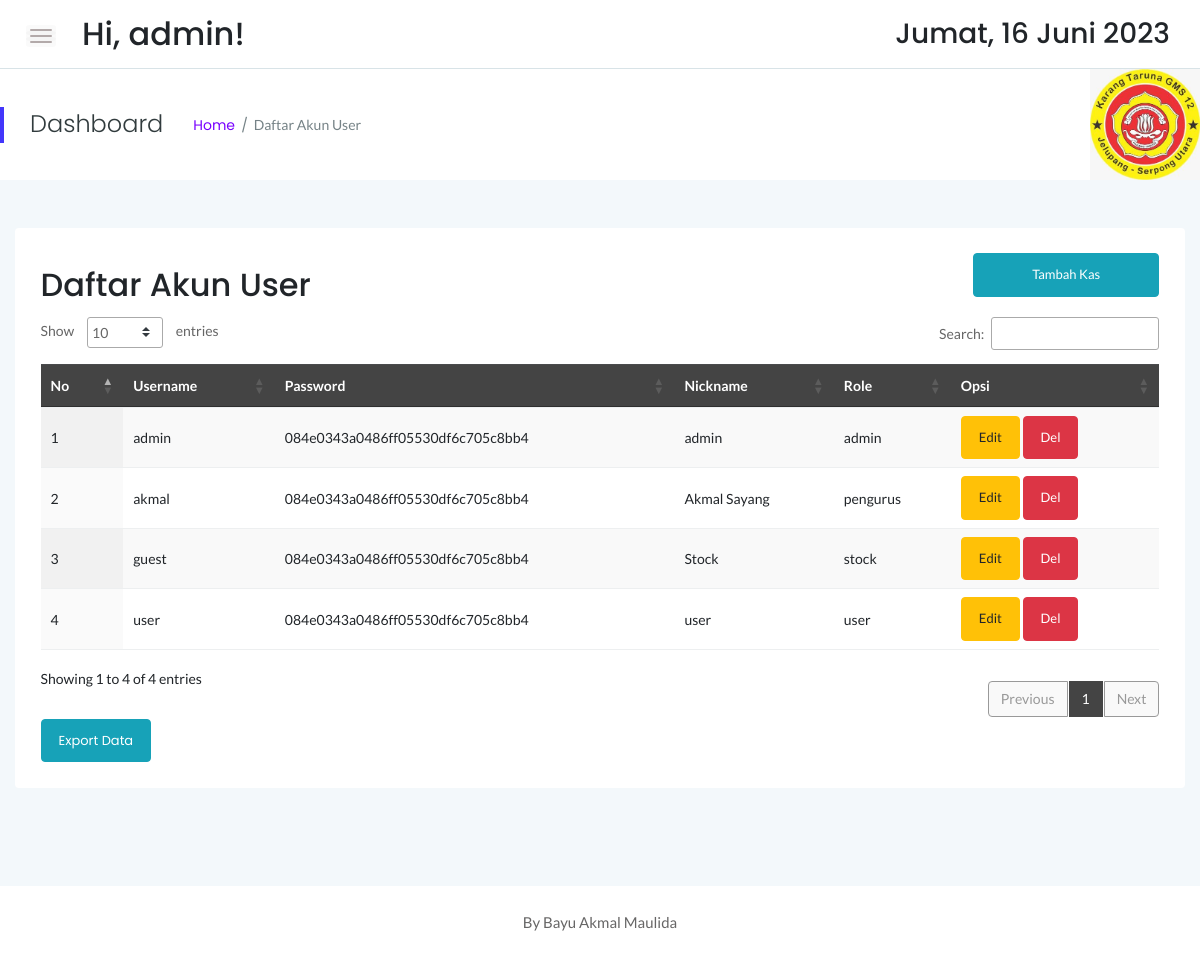
Screenshot of /stock/kelola_user.php (signed in) with the database file from the repository.
### tables this page shows
CREATE TABLE `slogin` (
  `id` int(11) NOT NULL,
  `username` varchar(30) NOT NULL,
  `password` varchar(255) NOT NULL,
  `nickname` varchar(20) NOT NULL,
  `role` varchar(10) NOT NULL
);

### stock/kelola_user.php (the view, shortened to what this page needs)
<!doctype html>
<html class="no-js" lang="en">
<?php
    include '../dbconnect.php';
	?>
<head>
    <link rel="stylesheet" href="assets/css/bootstrap.min.css">
    <link rel="stylesheet" href="assets/css/font-awesome.min.css">
    <link rel="stylesheet" href="assets/css/themify-icons.css">
    <link rel="stylesheet" href="assets/css/metisMenu.css">
    <link rel="stylesheet" href="assets/css/owl.carousel.min.css">
    <link rel="stylesheet" href="assets/css/slicknav.min.css">
    <link rel="stylesheet" href="https://www.amcharts.com/lib/3/plugins/export/export.css" type="text/css" media="all" />
	<link rel="stylesheet" type="text/css" href="https://cdn.datatables.net/1.10.19/css/jquery.dataTables.min.css">
    <link rel="stylesheet" type="text/css" href="https://cdn.datatables.net/1.10.19/css/jquery.dataTables.css">
    <link rel="stylesheet" type="text/css" href="https://cdn.datatables.net/1.10.18/css/dataTables.bootstrap4.min.css">
    <link rel="stylesheet" type="text/css" href="https://cdn.datatables.net/responsive/2.2.3/css/responsive.bootstrap.min.css">
    <link rel="stylesheet" type="text/css" href="https://cdn.datatables.net/responsive/2.2.3/css/responsive.jqueryui.min.css">
	<link rel="stylesheet" type="text/css" href="https://cdn.datatables.net/buttons/1.5.2/css/buttons.dataTables.min.css">
    <link rel="stylesheet" href="assets/css/typography.css">
    <link rel="stylesheet" href="assets/css/default-css.css">
    <link rel="stylesheet" href="assets/css/styles.css">
    <link rel="stylesheet" href="assets/css/responsive.css">
</head>
<body>
    <div class="page-container">
        <div class="main-content">
            <div class="header-area">
                <div class="row align-items-center">
                    <div class="col-md-6 col-sm-8 clearfix">
                        <div class="nav-btn pull-left">
                            <span></span>
                            <span></span>
                            <span></span>
                        </div>
                        <div class="search-box pull-left">
                            <form action="#">
                                <h2>Hi, <?=$_SESSION['user'];?>!</h2>
                            </form>
                        </div>
                    </div>
                    <div class="col-md-6 col-sm-4 clearfix">
                        <ul class="notification-area pull-right">
                            <li><h3><div class="date">
						</b></div></h3>
						</li>
                        </ul>
                    </div>
                </div>
            </div>
            <div class="page-title-area">
                <div class="row align-items-center">
                    <div class="col-sm-6">
                        <div class="breadcrumbs-area clearfix">
                            <h4 class="page-title pull-left">Dashboard</h4>
                            <ul class="breadcrumbs pull-left">
                                <li><a href="index.php">Home</a></li>
                                <li><span>Daftar Akun User</span></li>
                            </ul>
                        </div>
                    </div>
                    <div class="col-sm-6 clearfix">
                        <div class="user-profile pull-right" style="color:black; padding:0px;">
                            <img src="logokartar.jpg" width="110px" class="user-name dropdown-toggle" data-toggle="dropdown"\>
                        </div>
                    </div>
                </div>
            </div>
            <div class="main-content-inner">
                <div class="row mt-5 mb-5">
                    <div class="col-12">
                        <div class="card">
                            <div class="card-body">
                                <div class="d-sm-flex justify-content-between align-items-center">
									<h2>Daftar Akun User</h2>
									<button style="margin-bottom:20px" data-toggle="modal" data-target="#myModal" class="btn btn-info col-md-2"><span class="glyphicon glyphicon-plus"></span>Tambah Kas</button>
                                </div>
                                    <div class="data-tables datatable-dark">
										 <table id="dataTable3" class="display" style="width:100%"><thead class="thead-dark">
											<tr>
												<th>No</th>
												<th>Username</th>
												<th>Password</th>
                                                <th>Nickname</th>
                                                <th>Role</th>
												<th>Opsi</th>
											</tr></thead><tbody>
											<?php
											$kass=mysqli_query($conn,"SELECT * from slogin order by username ASC");
											$no=1;
											while($p=mysqli_fetch_array($kass)){
                                                $idb = $p['id'];
												?>
												<tr>
													<td><?php echo $no++ ?></td>
													<td><?php echo $p['username'] ?></td>
													<td><?php echo $p['password'] ?></td>
                                                    <td><?php echo $p['nickname'] ?></td>
                                                    <td><?php echo $p['role'] ?></td>
                                                    <td><button data-toggle="modal" data-target="#edit<?=$idb;?>" class="btn btn-warning">Edit</button> <button data-toggle="modal" data-target="#del<?=$idb;?>" class="btn btn-danger">Del</button></td>
												</tr>
												<?php
											}
											?>
										</tbody>
										</table>
                                    </div>
									<a href="exportkelolaakun.php" target="_blank" class="btn btn-info">Export Data</a>
                                </div>
                            </div>
                        </div>
                    </div>
                </div>
            </div>
        </div>
        <footer>
            <div class="footer-area">
                <p>By Bayu Akmal Maulida</p>
            </div>
        </footer>
</body>
</html>

### stock/assets/css/typography.css (style rules this page uses)
body { font-size: 14px; font-family: 'Lato', sans-serif; }
h1, h2, h3, h4, h5, h6 { margin: 0; font-family: 'Poppins', sans-serif; }
p { font-family: 'Lato', sans-serif; font-size: 15px; line-height: 26px; color: #444; margin-bottom: 0; }
a, a:visited { text-decoration: none; transition: all 0.3s ease-in-out; -webkit-transition: all 0.3s ease-in-out; -moz-transition: all 0.3s ease-in-out; -o-transition: all 0.3s ease-in-out; outline: 0; font-family: 'Poppins', sans-serif; }
ul, ol { margin-bottom: 0px; margin-top: 0px; padding: 0; }
ul { margin: 0; list-style-type: none; }
button { cursor: pointer; outline: none!important; letter-spacing: 0; }

### stock/assets/css/default-css.css (style rules this page uses)
* { margin: 0; padding: 0; box-sizing: border-box; }
*, *:before, *:after { -moz-box-sizing: border-box; -webkit-box-sizing: border-box; box-sizing: border-box; }
html { -webkit-font-smoothing: antialiased; }
body { background: #fff; font-weight: normal; -webkit-font-smoothing: antialiased; -webkit-text-size-adjust: 100%; }
img { max-width: 100%; height: auto; }
:root { --primary-color: #4336FB; }

### stock/assets/css/styles.css (style rules this page uses)
.page-container { width: 100%; height: 100%; min-height: 100vh; padding-left: 280px; -webkit-transition: padding-left 0.3s ease 0s; transition: padding-left 0.3s ease 0s; }
.card { border: none; border-radius: 4px; background-color: #fff; -webkit-transition: all 0.3s ease 0s; transition: all 0.3s ease 0s; }
.card-body { padding: 25.6px; padding: 1.6rem; }
.main-content { width: 100%; background: #F3F8FB; }
.main-content-inner { padding: 0 30px 50px; }
.header-area { padding: 15px 30px; background: #fff; border-bottom: 1px solid #d8e3e7; }
.nav-btn { margin-right: 30px; margin-top: 10px; cursor: pointer; }
.nav-btn span { display: block; width: 22px; height: 2px; background: #b3aaaa; margin: 4px 0; border-radius: 15px; -webkit-transition: all 0.3s ease 0s; transition: all 0.3s ease 0s; box-shadow: 0 0 0 4px rgba(99, 96, 96, 0.03); }
.search-box form { position: relative; }
.notification-area { -webkit-user-select: none; -moz-user-select: none; -ms-user-select: none; user-select: none; position: relative; z-index: 1; }
.notification-area li { display: inline-block; margin-left: 20px; cursor: pointer; -webkit-user-select: none; -moz-user-select: none; -ms-user-select: none; user-select: none; }
.page-title-area { padding: 0 30px; background: #fff; position: relative; }
.page-title-area:before { content: ''; position: absolute; left: 0; top: 50%; width: 4px; height: 36px; background: var(--primary-color); -webkit-transform: translateY(-50%); transform: translateY(-50%); }
.page-title { font-size: 24px; font-weight: 300; color: #313b3d; letter-spacing: 0; margin-right: 30px; }
ul.breadcrumbs { margin-top: 4px; }
.breadcrumbs li { display: inline-block; }
.breadcrumbs li a, .breadcrumbs li span { display: block; font-size: 14px; font-weight: 400; color: #7801ff; letter-spacing: 0; margin-right: 16px; position: relative; }
.breadcrumbs li a:before { content: '/'; color: #768387; position: absolute; right: -13px; top: 0; }
.breadcrumbs li span { margin-right: 0; color: #768387; text-transform: capitalize; }
.user-profile { margin-right: -30px; display: -webkit-box; display: -ms-flexbox; display: flex; -webkit-box-align: center; -ms-flex-align: center; align-items: center; -ms-flex-wrap: wrap; flex-wrap: wrap; background: -webkit-linear-gradient(left, #8914fe 0%, #8063f5 100%); background: linear-gradient(to right, #8914fe 0%, #8063f5 100%); padding: 17px 38px; position: relative; }
.user-name { font-size: 17px; font-weight: 500; color: #fff; letter-spacing: 0; cursor: pointer; -webkit-user-select: none; -moz-user-select: none; -ms-user-select: none; user-select: none; }
.notification-area .dropdown-toggle, .user-name.dropdown-toggle { position: relative; }
.notification-area .dropdown-toggle:after, .user-name.dropdown-toggle:after { display: none; }
.footer-area { text-align: center; padding: 23px 0 19px; background: #fff; }
.footer-area p { color: #676666; margin-bottom: 0; }
.btn { padding: 11px 17px; font-size: 13px; letter-spacing: 0; }
table tr th { border-bottom: none; }
table tr th, table tr td { border-top: 1px solid rgba(120, 130, 140, 0.13) !important; }
table.dataTable.no-footer { border-bottom: 1px solid rgba(120, 130, 140, 0.13) !important; }
table.dataTable thead th, table.dataTable thead td { border-bottom-color: transparent; }
.datatable-dark thead { background: #444; color: #fff; }

### rows the page displays
slogin: username "admin", password "084e0343a0486ff05530df6c705c8bb4", nickname "admin", role "admin"
slogin: username "akmal", password "084e0343a0486ff05530df6c705c8bb4", nickname "Akmal Sayang", role "pengurus"
slogin: username "guest", password "084e0343a0486ff05530df6c705c8bb4", nickname "Stock", role "stock"
slogin: username "user", password "084e0343a0486ff05530df6c705c8bb4", nickname "user", role "user"

### other values shown
$_SESSION['user'] "admin"
